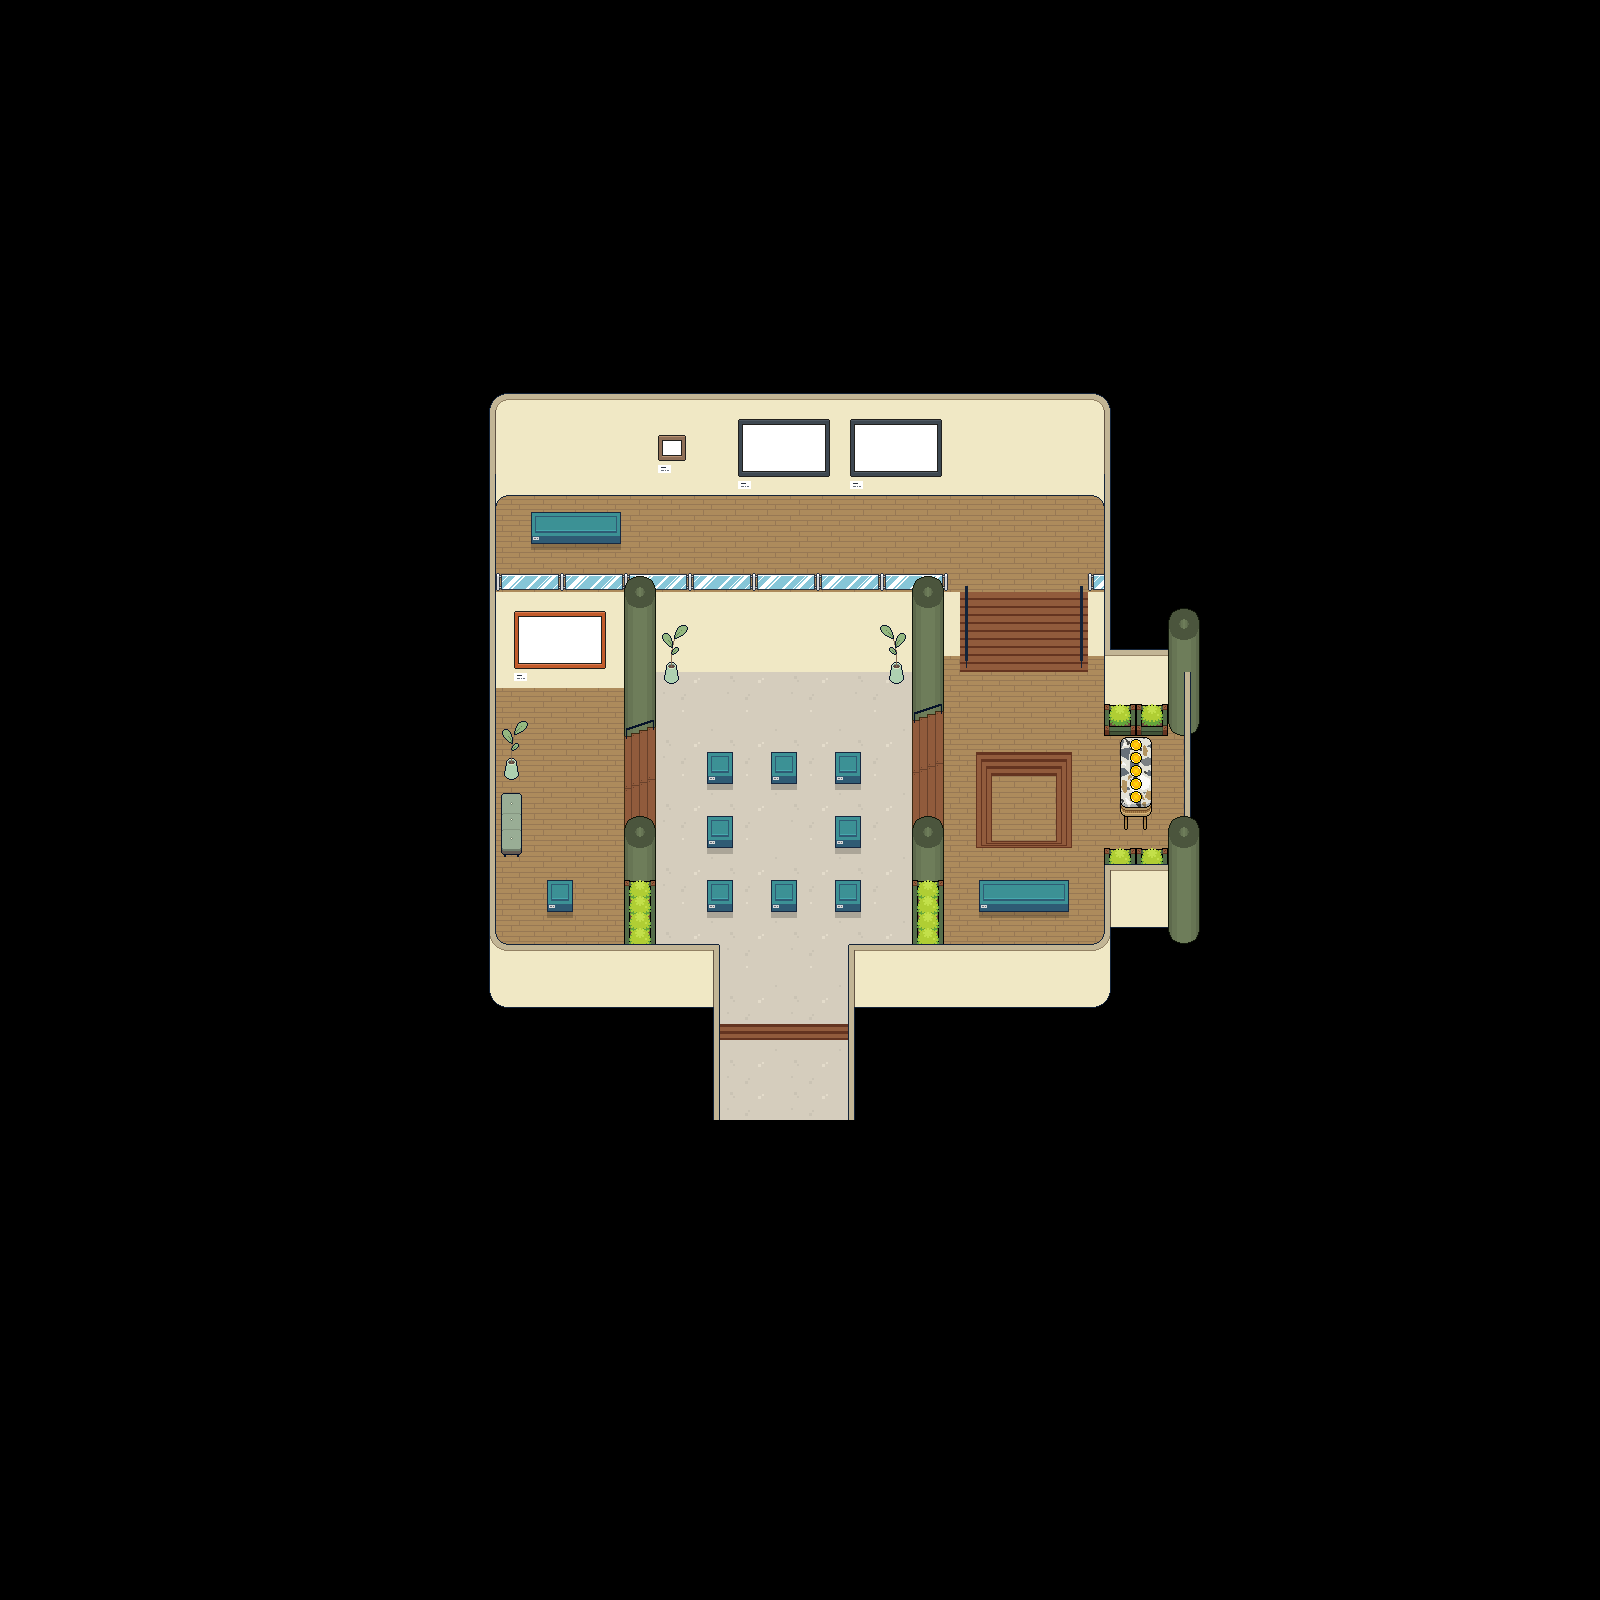

This game map was drawn from its Tiled (.tmx) file and the tilesets committed beside it. A one-line description and the trimmed map source follow:
An orthogonal 100x100 tile map with 16x16 px tiles, 5 tile layers (ground1, objects1, walls_up, objects2, ...).

<map version="1.9" tiledversion="1.9.2" orientation="orthogonal" renderorder="right-down" width="100" height="100" tilewidth="16" tileheight="16" infinite="0" nextlayerid="10" nextobjectid="1">
 <tileset firstgid="1" source="museum_interior_tiles.tsx" />
 <layer id="4" name="ground1" width="100" height="100">
  <data>[10000 cells, 1192 non-empty, 27 distinct tile ids]</data>
 </layer>
 <layer id="7" name="objects1" width="100" height="100">
  <data>[10000 cells, 180 non-empty, 56 distinct tile ids]</data>
 </layer>
 <layer id="6" name="walls_up" width="100" height="100">
  <data>[10000 cells, 423 non-empty, 68 distinct tile ids]</data>
 </layer>
 <layer id="8" name="objects2" width="100" height="100">
  <data>[10000 cells, 196 non-empty, 66 distinct tile ids]</data>
 </layer>
 <layer id="2" name="walls_down" width="100" height="100">
  <data>[10000 cells, 237 non-empty, 64 distinct tile ids]</data>
 </layer>
</map>
